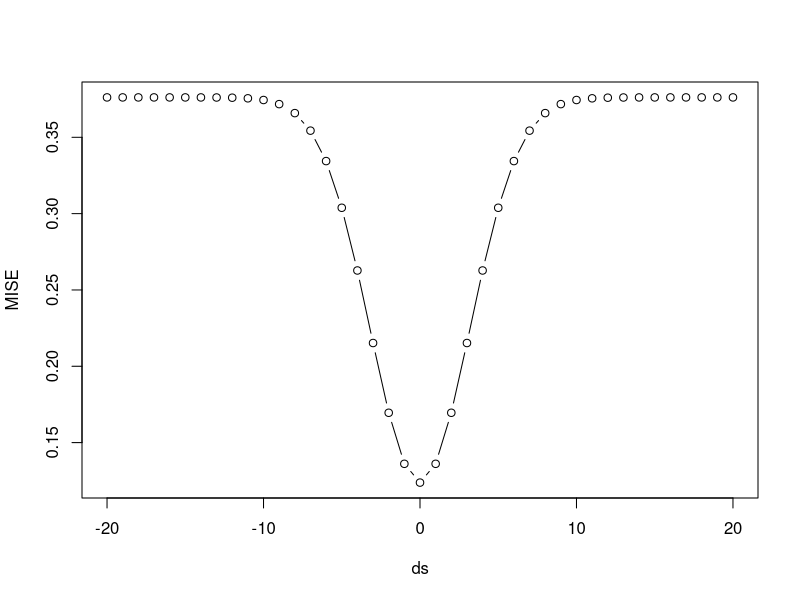

Source code (R):

###### Mean Integrated Squared Error #########

fn<-function(x,mu2)
{
   (dnorm(x,0,3)-dnorm(x,mu2,1))^2
}

i<-1
ds<-((-20):20)
MISE<-ds
for(mu2 in ds)
{
   MISE[i]<-integrate(fn,-Inf,Inf,mu2=mu2)$value
   i<-i+1
}

plot(ds,MISE,type='b')


